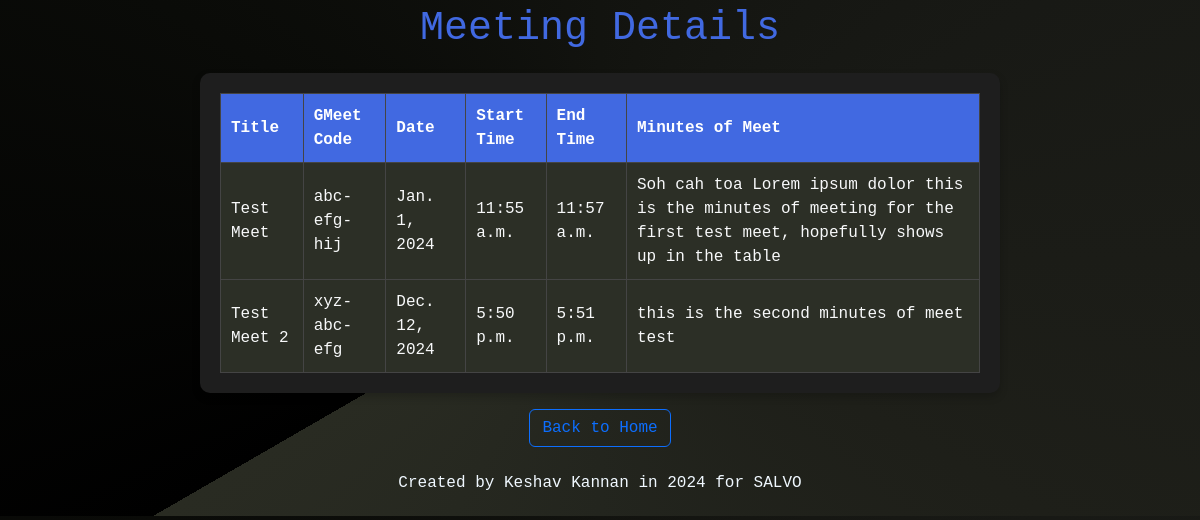
The app's page /view_meetings/, older data.
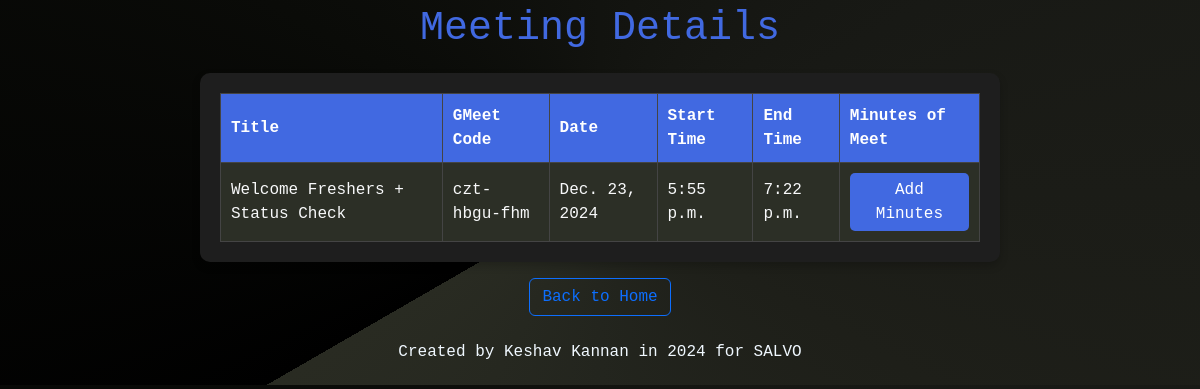
The same page, newer data.
### tracker/models.py (models this page shows, shortened)
class Meeting(models.Model):
    title=models.CharField(max_length=100)
    code=models.CharField(max_length=25,unique=True)
    date=models.DateField()
    start_time=models.TimeField(default=dt.datetime.now())
    end_time=models.TimeField()
    minutes_of_meeting=models.TextField(max_length=10000)
    attendees=models.TextField(max_length=1000)

### tracker/views.py (the view)
# urls.py: path('view_meetings/',view_meetings),
def view_meetings(request):
    qs=Meeting.objects.all()
    msg=''
    if len(qs)!=0:
        return render(request,'view_meetings.html',{'qs':qs,'msg':msg})
    else:
        return render(request,'view_meetings.html',{'msg':"No meetings added yet !"})

### templates/view_meetings.html (shortened to what this page needs)
<!DOCTYPE html>
<html lang="en">
<head>
    {% load static %}
    <link href="https://cdn.jsdelivr.net/npm/bootstrap@5.3.0-alpha3/dist/css/bootstrap.min.css" rel="stylesheet">
    <link href="https://cdn.jsdelivr.net/npm/bootstrap@5.3.0-alpha3/dist/css/bootstrap.min.css" rel="stylesheet">
</head>
<body>
    <h1>Meeting Details</h1>
    <div class="table-container">
        <table>
            <thead>
                <tr>
                    <th>Title</th>
                    <th>GMeet Code</th>
                    <th>Date</th>
                    <th>Start Time</th>
                    <th>End Time</th>
                    <th>Minutes of Meet</th>
                </tr>
            </thead>
            <tbody>
                {% for i in qs %}
                <tr>
                    <td>{{ i.title }}</td>
                    <td>{{ i.code }}</td>
                    <td>{{ i.date }}</td>
                    <td>{% if i.start_time %}
                            {{ i.start_time }}
                        {% else %}
                            ##
                        {% endif %}</td>
                    <td>{% if i.end_time %}
                            {{ i.end_time }}
                        {% else %}
                            ##
                        {% endif %}</td>
                    <td>{% if i.minutes_of_meeting %}
                            {{ i.minutes_of_meeting }}
                        {% else %}
                            <button><a href="/add_minutes/{{i.code}}/">Add Minutes</a></button>
                        {% endif %}</td>
                </tr>
                {% endfor %}
            </tbody>
        </table>
    </div>
    <div class="text-center mt-3">
        <a href="/home" class="btn btn-outline-primary">Back to Home</a>
    </div>
    <div class="text-center mt-4">
        <p>Created by Keshav Kannan in 2024 for SALVO</p>
    </div>
</body>
</html>

Row changes from the older to the newer data that the page shows:
removed Meeting: title "Test Meet", code "abc-efg-hij", date "Jan. 1, 2024", start_time "11:55 a.m.", end_time "11:57 a.m.", minutes_of_meeting "Soh cah toa Lorem ipsum dolor this is the minutes of meeting for the first test meet, hopefully shows up in the table"
removed Meeting: title "Test Meet 2", code "xyz-abc-efg", date "Dec. 12, 2024", start_time "5:50 p.m.", end_time "5:51 p.m.", minutes_of_meeting "this is the second minutes of meet test"
added Meeting: title "Welcome Freshers + Status Check", code "czt-hbgu-fhm", date "Dec. 23, 2024", start_time "5:55 p.m.", end_time "7:22 p.m."
